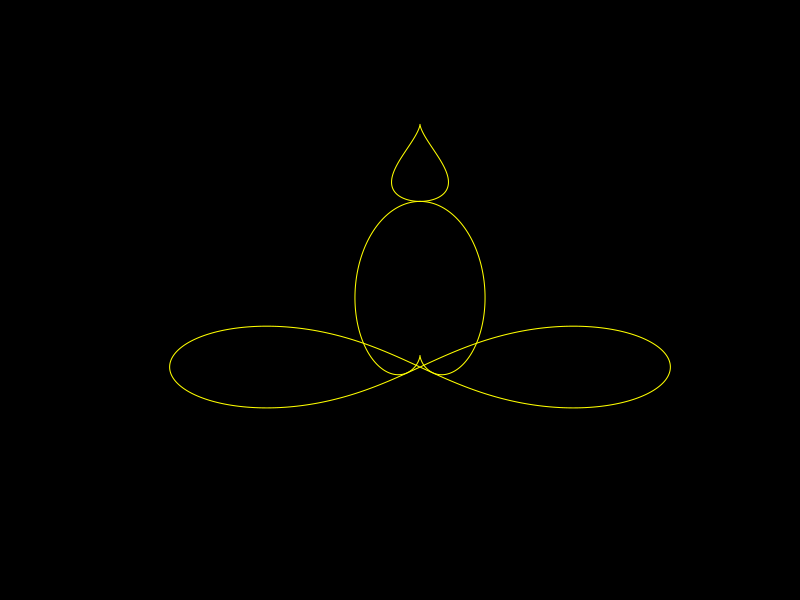

Generate this figure with R:
# criado a partir de medita.R 
# limpa arquivo
# problema: lembra um pênis

# svg("medita-2023-05-10.svg")
par(bg='black')
# circulo (de memória)
t=(0:628)/100
scale=5;
x = scale*cos(t);
y = scale*sin(t);
plot(x,y, col='black', bg='black', type='line');



# leminiscata de Bernoulli https://gamedev.stackexchange.com/questions/43691/how-can-i-move-an-object-in-an-infinity-or-figure-8-trajectory
t=(0:628)/100
scale = 2 / (3 - cos(2*t));
sy=3
sx=4
ytrans=-2
x = sx* scale * cos(t);
y = ytrans + sy*scale * sin(2*t) / 2;
# points(x,y, col='yellow', bg='black');
lines(x,y, col='yellow', bg='black');

# gota  https://math.stackexchange.com/questions/51539/a-math-function-that-draws-water-droplet-shape
a=0.35
b=1
ytrans=4.3;
x = a*(1-sin(t)) * cos(t)
y = b*(sin(t)-1)+ytrans;
#points(x,y, col='yellow', bg='black')
lines(x,y, col='yellow', bg='black')

# cardioid 
r=1-sin(t);
scalex=0.8;
scaley=-2;
ytrans=-1.7
x=scalex*r*cos(t);
y=scaley*r*sin(t) +ytrans;
# points(x,y, col='yellow', bg='black')
lines(x,y, col='yellow', bg='black')



# dev.off()

